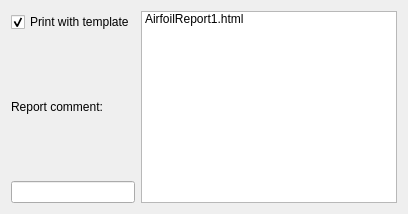
     <widget class="QWidget" name="singleReport">
      <attribute name="title">
       <string>Single report</string>
      </attribute>
      <layout class="QGridLayout" name="gridLayout_7">
       <item row="0" column="0">
        <widget class="QCheckBox" name="needPrintTemplate">
         <property name="enabled">
          <bool>true</bool>
         </property>
         <property name="minimumSize">
          <size>
           <width>0</width>
           <height>22</height>
          </size>
         </property>
         <property name="maximumSize">
          <size>
           <width>16777215</width>
           <height>22</height>
          </size>
         </property>
         <property name="text">
          <string>Print with template</string>
         </property>
         <property name="checked">
          <bool>true</bool>
         </property>
        </widget>
       </item>
       <item row="0" column="1" rowspan="3">
        <widget class="QListWidget" name="reportList">
         <item>
          <property name="text">
           <string>AirfoilReport1.html</string>
          </property>
         </item>
        </widget>
       </item>
       <item row="1" column="0">
        <widget class="QLabel" name="commentLabel">
         <property name="text">
          <string>Report comment:</string>
         </property>
        </widget>
       </item>
       <item row="2" column="0">
        <widget class="QLineEdit" name="comment"/>
       </item>
      </layout>
     </widget>
